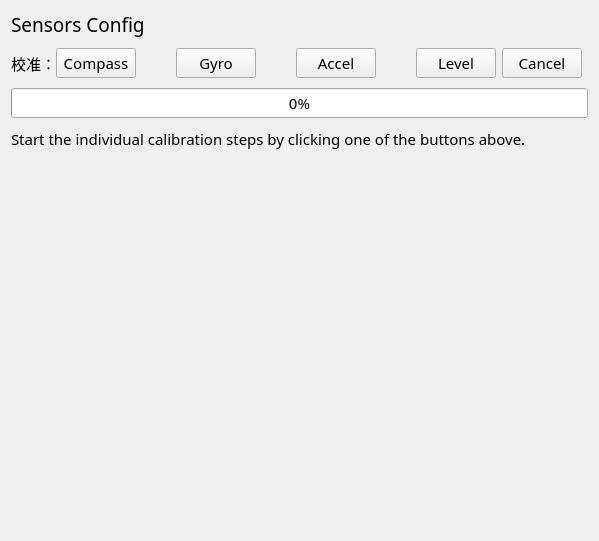
<?xml version="1.0" encoding="UTF-8"?>
<ui version="4.0">
 <class>SensorsGroupPage</class>
 <widget class="QWidget" name="SensorsGroupPage">
  <property name="geometry">
   <rect>
    <x>0</x>
    <y>0</y>
    <width>599</width>
    <height>541</height>
   </rect>
  </property>
  <property name="windowTitle">
   <string>Form</string>
  </property>
  <layout class="QGridLayout" name="gridLayout" rowstretch="1,0,0,0,0">
   <property name="verticalSpacing">
    <number>10</number>
   </property>
   <item row="4" column="0">
    <widget class="QStackedWidget" name="stackedWidget_Orientations">
     <widget class="QWidget" name="page"/>
    </widget>
   </item>
   <item row="1" column="0">
    <layout class="QHBoxLayout" name="horizontalLayout" stretch="1,1,0,1,0,1,0,1,1,1,1">
     <item>
      <widget class="QLabel" name="label_2">
       <property name="font">
        <font>
         <family>微软雅黑</family>
         <pointsize>11</pointsize>
        </font>
       </property>
       <property name="text">
        <string>校准：</string>
       </property>
      </widget>
     </item>
     <item>
      <widget class="QPushButton" name="pushButton_Compass">
       <property name="font">
        <font>
         <family>微软雅黑</family>
         <pointsize>11</pointsize>
        </font>
       </property>
       <property name="text">
        <string>Compass</string>
       </property>
      </widget>
     </item>
     <item>
      <spacer name="horizontalSpacer_3">
       <property name="orientation">
        <enum>Qt::Horizontal</enum>
       </property>
       <property name="sizeHint" stdset="0">
        <size>
         <width>40</width>
         <height>20</height>
        </size>
       </property>
      </spacer>
     </item>
     <item>
      <widget class="QPushButton" name="pushButton_Gyro">
       <property name="font">
        <font>
         <family>微软雅黑</family>
         <pointsize>11</pointsize>
        </font>
       </property>
       <property name="text">
        <string>Gyro</string>
       </property>
      </widget>
     </item>
     <item>
      <spacer name="horizontalSpacer_4">
       <property name="orientation">
        <enum>Qt::Horizontal</enum>
       </property>
       <property name="sizeHint" stdset="0">
        <size>
         <width>40</width>
         <height>20</height>
        </size>
       </property>
      </spacer>
     </item>
     <item>
      <widget class="QPushButton" name="pushButton_Accel">
       <property name="font">
        <font>
         <family>微软雅黑</family>
         <pointsize>11</pointsize>
        </font>
       </property>
       <property name="text">
        <string>Accel</string>
       </property>
      </widget>
     </item>
     <item>
      <spacer name="horizontalSpacer_5">
       <property name="orientation">
        <enum>Qt::Horizontal</enum>
       </property>
       <property name="sizeHint" stdset="0">
        <size>
         <width>40</width>
         <height>20</height>
        </size>
       </property>
      </spacer>
     </item>
     <item>
      <widget class="QPushButton" name="pushButton_Level">
       <property name="font">
        <font>
         <family>微软雅黑</family>
         <pointsize>11</pointsize>
        </font>
       </property>
       <property name="text">
        <string>Level</string>
       </property>
      </widget>
     </item>
     <item>
      <spacer name="horizontalSpacer_2">
       <property name="orientation">
        <enum>Qt::Horizontal</enum>
       </property>
       <property name="sizeHint" stdset="0">
        <size>
         <width>40</width>
         <height>20</height>
        </size>
       </property>
      </spacer>
     </item>
     <item>
      <widget class="QPushButton" name="pushButton_Cancel">
       <property name="font">
        <font>
         <family>微软雅黑</family>
         <pointsize>11</pointsize>
        </font>
       </property>
       <property name="text">
        <string>Cancel</string>
       </property>
      </widget>
     </item>
     <item>
      <spacer name="horizontalSpacer">
       <property name="orientation">
        <enum>Qt::Horizontal</enum>
       </property>
       <property name="sizeHint" stdset="0">
        <size>
         <width>40</width>
         <height>20</height>
        </size>
       </property>
      </spacer>
     </item>
    </layout>
   </item>
   <item row="0" column="0">
    <widget class="QLabel" name="label">
     <property name="sizePolicy">
      <sizepolicy hsizetype="Preferred" vsizetype="Fixed">
       <horstretch>0</horstretch>
       <verstretch>0</verstretch>
      </sizepolicy>
     </property>
     <property name="font">
      <font>
       <family>微软雅黑</family>
       <pointsize>14</pointsize>
      </font>
     </property>
     <property name="text">
      <string>Sensors Config</string>
     </property>
    </widget>
   </item>
   <item row="2" column="0">
    <widget class="QProgressBar" name="progressBar_CalProgress">
     <property name="font">
      <font>
       <family>微软雅黑</family>
       <pointsize>11</pointsize>
      </font>
     </property>
     <property name="value">
      <number>0</number>
     </property>
    </widget>
   </item>
   <item row="3" column="0">
    <widget class="QLabel" name="label_StatusText">
     <property name="font">
      <font>
       <family>微软雅黑</family>
       <pointsize>11</pointsize>
      </font>
     </property>
     <property name="text">
      <string>Start the individual calibration steps by clicking one of the buttons above.</string>
     </property>
     <property name="alignment">
      <set>Qt::AlignLeading|Qt::AlignLeft|Qt::AlignTop</set>
     </property>
     <property name="wordWrap">
      <bool>true</bool>
     </property>
    </widget>
   </item>
  </layout>
 </widget>
 <resources/>
 <connections/>
</ui>
